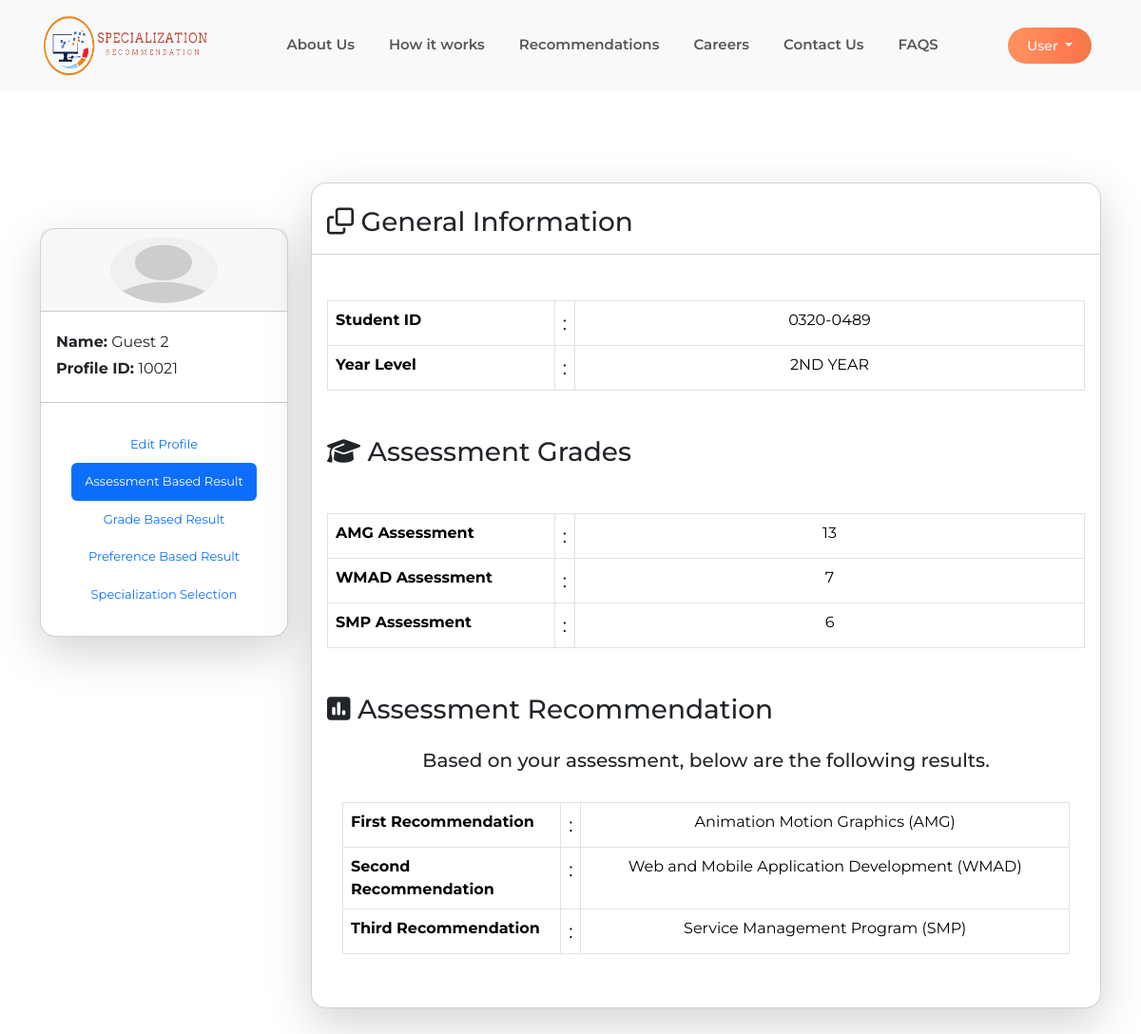
Screenshot of /user-logged/profile.php (signed in) with the database file from the repository.
### tables this page shows
CREATE TABLE `students_acc` (
  `userid` int(11) NOT NULL,
  `school_id` varchar(11) NOT NULL,
  `fullname` varchar(255) NOT NULL,
  `year_lvl` varchar(255) NOT NULL,
  `password` varchar(255) NOT NULL,
  `dp_img` varchar(100) DEFAULT NULL,
  `wmad_score` int(11) DEFAULT NULL,
  `amg_score` int(11) DEFAULT NULL,
  `smp_score` int(11) DEFAULT NULL,
  `specialization` varchar(255) DEFAULT NULL,
  `itec102` float DEFAULT NULL,
  `itec103` float DEFAULT NULL,
  `itec205` float DEFAULT NULL,
  `itel201` float DEFAULT NULL,
  `itec204` float DEFAULT NULL,
  `itep204` float DEFAULT NULL,
  `gec106` float DEFAULT NULL,
  `itep205` float DEFAULT NULL,
  `itel203` float DEFAULT NULL,
  `gec108` float DEFAULT NULL,
  `itep203` float DEFAULT NULL,
  `itep207` float DEFAULT NULL,
  `grade_based` varchar(255) DEFAULT NULL,
  `preference_based` varchar(255) DEFAULT NULL,
  `pref_based_desc` text DEFAULT NULL,
  `student_choice` varchar(255) DEFAULT NULL
);

### user-logged/profile.php (the view, shortened to what the rows shown need)
<?php
include "../include/config.php";
$session_id = $_SESSION['id'];
$query = mysqli_query($conn, "SELECT * FROM `students_acc`
                                  WHERE userid='" . $_SESSION['id'] . "'");
$row = mysqli_fetch_assoc($query);
$school_id = $row['school_id'];
$fullname = $row['fullname'];
$year_lvl = $row['year_lvl'];
$wmad = $row['wmad_score'];
$amg = $row['amg_score'];
$smp = $row['smp_score'];
?>
<!DOCTYPE html>
<html lang="en">
<head>
    <link href="https://cdn.jsdelivr.net/npm/bootstrap@5.3.1/dist/css/bootstrap.min.css" rel="stylesheet">
    <link rel="stylesheet" href="https://cdn.jsdelivr.net/npm/bootstrap-icons@1.10.5/font/bootstrap-icons.css">
    <link rel="stylesheet" href="https://cdnjs.cloudflare.com/ajax/libs/font-awesome/6.3.0/css/all.min.css">
    <link rel="stylesheet" href="https://cdnjs.cloudflare.com/ajax/libs/font-awesome/6.4.2/css/all.min.css" />
    <link rel="stylesheet" href="../css/style.css">
</head>
<body class="bg-custom-img">
    <br><br>
    <section class="container my-5" id="profile-page">
        <div class="row mb-5">
            <div class="col-md-6 my-5" id="profile-details">
                <div class="card rounded-4 shadow-lg">
                    <div class="card-body">
                        <p class="my-1"><strong>Name:</strong> <?php echo $fullname; ?></p>
                        <p class="my-1"><strong class="pr-1">Profile ID:</strong><?php echo " " . $session_id; ?></p>
                    </div>
                </div>
            </div>
            <div class="col-md-9">
                <div class="tab-content" id="v-pills-tabContent">
                    <div class="tab-pane fade show active" id="v-pills-link1" role="tabpanel" aria-labelledby="v-pills-link1-tab">
                        <div class="card rounded-4 shadow-lg">
                            <div class="card-body pt-0">
                                <table class="table table-bordered my-5">
                                    <tr>
                                        <th width="30%" class="fs-6">Student ID</th>
                                        <td width="2%">:</td>
                                        <td class="fs-6"><?php echo $school_id; ?></td>
                                    </tr>
                                    <tr>
                                        <th width="30%" class="fs-6">Year Level</th>
                                        <td width="2%">:</td>
                                        <td class="fs-6"><?php echo $year_lvl; ?></td>
                                    </tr>
                                </table>
                                <table class="table table-bordered my-5">
                                    <tr>
                                        <th width="30%" class="fs-6">AMG Assessment</th>
                                        <td width="2%">:</td>
                                        <td class="fs-6"><?php echo isset($amg) ? $amg : 'N/A'; ?></td>
                                    </tr>
                                    <tr>
                                        <th width="30%" class="fs-6">WMAD Assessment</th>
                                        <td width="2%">:</td>
                                        <td class="fs-6"><?php echo isset($wmad) ? $wmad : 'N/A'; ?></td>
                                    </tr>
                                    <tr>
                                        <th width="30%" class="fs-6">SMP Assessment</th>
                                        <td width="2%">:</td>
                                        <td class="fs-6"><?php echo isset($smp) ? $smp : 'N/A'; ?></td>
                                    </tr>
                                </table>
                                <div class="">
                                    <div class="card-body pt-0">
                                        <?php
                                        if ($wmad > $smp && $wmad > $amg) {
                                            if ($smp == $amg) {
                                                echo '
                                                <div class="table-responsive">
                                                    <table class="table table-bordered my-4">
                                                        <tr>
                                                            <th width="30%" class="fs-6">First Recommendation</th>
                                                            <td width="2%">:</td>
                                                            <td class="fs-6">Web and Mobile Application Development (WMAD)</td>
                                                        </tr>
                                                        <tr>
                                                            <th width="30%" class="fs-6">Second Recommendation</th>
                                                            <td width="2%">:</td>
                                                            <td class="fs-6">Animation Motion Graphics (AMG) or Service Management Program (SMP)</td>
                                                        </tr>
                                                    </table>
                                                </div>
                                                ';
                                                mysqli_query($conn, "UPDATE `students_acc`
                                                                    SET specialization='WMAD' WHERE students_acc.userid='$session_id'")
                                                    or die('Query Failed');
                                            } else if ($amg > $smp) {
                                                echo '
                                                <div class="table-responsive">
                                                    <table class="table table-bordered my-4">
                                                        <tr>
                                                            <th width="30%" class="fs-6">First Recommendation</th>
                                                            <td width="2%">:</td>
                                                            <td class="fs-6">Web and Mobile Application Development (WMAD)</td>
                                                        </tr>
                                                        <tr>
                                                            <th width="30%" class="fs-6">Second Recommendation</th>
                                                            <td width="2%">:</td>
                                                            <td class="fs-6">Animation Motion Graphics (AMG)</td>
                                                        </tr>
                                                        <tr>
                                                            <th width="30%" class="fs-6">Third Recommendation</th>
                                                            <td width="2%">:</td>
                                                            <td class="fs-6">Service Management Program (SMP)</td>
                                                        </tr>
                                                    </table>
                                                </div>
                                                ';
                                                mysqli_query($conn, "UPDATE `students_acc`
                                                                    SET specialization='WMAD' WHERE students_acc.userid='$session_id'")
                                                    or die('Query Failed');
                                            } else {
                                                echo '
                                                <div class="table-responsive">
                                                    <table class="table table-bordered my-4">
                                                        <tr>
                                                            <th width="30%" class="fs-6">First Recommendation</th>
                                                            <td width="2%">:</td>
                                                            <td class="fs-6">Web and Mobile Application Development (WMAD)</td>
                                                        </tr>
                                                        <tr>
                                                            <th width="30%" class="fs-6">Second Recommendation</th>
                                                            <td width="2%">:</td>
                                                            <td class="fs-6">Service Management Program (SMP)</td>
                                                        </tr>
                                                        <tr>
                                                            <th width="30%" class="fs-6">Third Recommendation</th>
                                                            <td width="2%">:</td>
                                                            <td class="fs-6">Animation Motion Graphics (AMG)</td>
                                                        </tr>
                                                    </table>
                                                </div>
                                                ';
                                                mysqli_query($conn, "UPDATE `students_acc`
                                                                    SET specialization='WMAD' WHERE students_acc.userid='$session_id'")
                                                    or die('Query Failed');
                                            }
                                        } elseif ($amg > $smp && $amg > $wmad) {
                                            if ($smp > $wmad) {
                                                echo '
                                                <div class="table-responsive">
                                                    <table class="table table-bordered my-4">
                                                        <tr>
                                                            <th width="30%" class="fs-6">First Recommendation</th>
                                                            <td width="2%">:</td>
                                                            <td class="fs-6">Animation Motion Graphics (AMG)</td>
                                                        </tr>
                                                        <tr>
                                                            <th width="30%" class="fs-6">Second Recommendation</th>
                                                            <td width="2%">:</td>
                                                            <td class="fs-6">Service Management Program (SMP)</td>
                                                        </tr>
                                                        <tr>
                                                            <th width="30%" class="fs-6">Third Recommendation</th>
                                                            <td width="2%">:</td>
                                                            <td class="fs-6">Web and Mobile Application Development (WMAD)</td>
                                                        </tr>
                                                    </table>
                                                </div>
                                                ';
                                                mysqli_query($conn, "UPDATE `students_acc`
                                                                    SET specialization='AMG' WHERE students_acc.userid='$session_id'")
                                                    or die('Query Failed');
                                            } else {
                                                echo '
                                                <div class="table-responsive">
                                                    <table class="table table-bordered my-4">
                                                        <tr>
                                                            <th width="30%" class="fs-6">First Recommendation</th>
                                                            <td width="2%">:</td>
                                                            <td class="fs-6">Animation Motion Graphics (AMG)</td>
                                                        </tr>
                                                        <tr>
                                                            <th width="30%" class="fs-6">Second Recommendation</th>
                                                            <td width="2%">:</td>
                                                            <td class="fs-6">Web and Mobile Application Development (WMAD)</td>
                                                        </tr>
                                                        <tr>
                                                            <th width="30%" class="fs-6">Third Recommendation</th>
                                                            <td width="2%">:</td>
                                                            <td class="fs-6">Service Management Program (SMP)</td>
                                                        </tr>
                                                    </table>
                                                </div>
                                                ';
                                            }
                                        }
                                        ?>
                                    </div>
                                </div>
                            </div>
                        </div>
                    </div>
                </div>
            </div>
        </div>
    </section>
    <br><br><br>
</body>
</html>

### rows the page displays
students_acc: fullname "Guest 2", school "0320-0489", year_lvl "2ND YEAR", amg_score "13", wmad_score "7", smp_score "6"

### other values shown
$session_id "10021"
